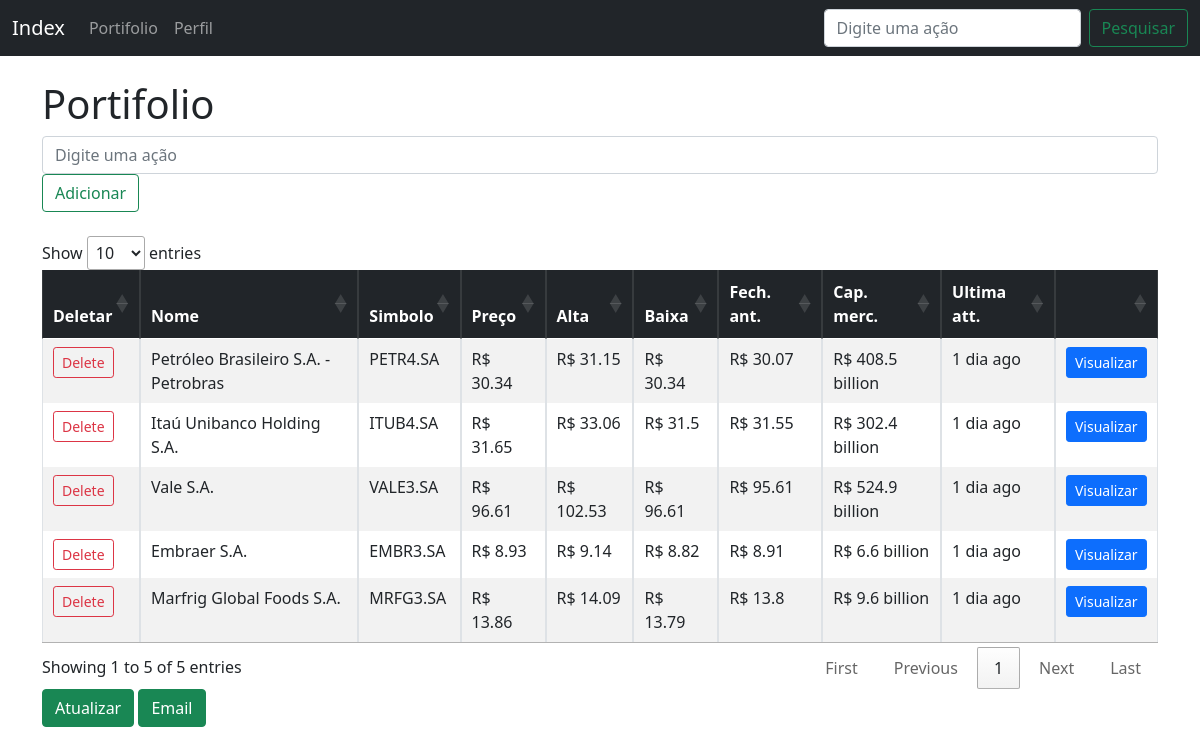
Page /portifolio.html on the committed database.
### cotaAtivos/models.py (models this page shows)
class Salvo(models.Model):
    id = models.PositiveIntegerField(primary_key=True)
    nome = models.CharField(max_length=100)
    simbolo = models.CharField(max_length=10)
    preco = models.FloatField()
    alta = models.FloatField()
    baixa = models.FloatField()
    fechAnt = models.FloatField()
    capMerc = models.FloatField()
    data = models.DateTimeField(auto_now_add=True)

### cotaAtivos/views.py (the view)
# urls.py: path('portifolio.html', views.portifolio, name="portifolio"),
def portifolio(request):
    import requests
    if request.method == 'POST':
        form = AcaoForm(request.POST or None)
        if form.is_valid():
            try:
                simbolo = form.cleaned_data['simbolo'] + ".sa"
                api_request = yf.Ticker(simbolo)
            except Exception as e:
                api_request = 500
            if (api_request != 500):
                acao = form.save(commit=False)
                acao.simbolo = simbolo
                acao.save()
                messages.success(request, ("Adicionado com Sucesso!"))
                atualizar(request)
                return redirect('portifolio')
            else:
                messages.error(request, ("Ação não encontrada."))
                return redirect('portifolio')
        else:
                messages.error(request, ("Ação não encontrada."))
                return redirect('portifolio')
    else:
        acoes = Salvo.objects.all()
        listAcoes = []
        for item in acoes:
            dictAcoes = {}
            dictAcoes["id"] = getattr(item, "id")
            dictAcoes["symbol"] = getattr(item, "simbolo")
            dictAcoes["regularMarketPrice"] = getattr(item, "preco")
            dictAcoes["dayHigh"] = getattr(item, "alta")
            dictAcoes["dayLow"] = getattr(item, "baixa")
            dictAcoes["previousClose"] = getattr(item, "fechAnt")
            dictAcoes["marketCap"] = getattr(item, "capMerc")
            dictAcoes["longName"] = getattr(item, "nome")
            dictAcoes["data"] = getattr(item, "data")
            listAcoes.append(dictAcoes)
        return render(request, 'portifolio.html', {'lista':listAcoes})

### cotaAtivos/templates/portifolio.html (shortened to what this page needs)
{% extends 'base.html' %} {% block content %}
<h1>Portifolio</h1>
<form
	action="{% url 'portifolio' %}"
	class="form-inline my-2 my-lg-0"
	method="POST"
>
	<input
		class="form-control mr-sm-2"
		type="search"
		placeholder="Digite uma ação"
		aria-label="Search"
		name="simbolo"
	/>
	<button class="btn btn-outline-success" type="submit">Adicionar</button>
</form>
<br />
<table id="myTable" class="table table-striped table-bordered table-hover">
	<thead class="table-dark">
		<tr>
			<th scope="col">Deletar</th>
			<th scope="col">Nome</th>
			<th scope="col">Simbolo</th>
			<th scope="col">Preço</th>
			<th scope="col">Alta</th>
			<th scope="col">Baixa</th>
			<th scope="col">Fech. ant.</th>
            <th scope="col">Cap. merc.</th>
			<th scope="col">Ultima att.</th>
			<th scope="col"></th>
		</tr>
	</thead>
	<tbody>
		{% load humanize %} {% for item in lista %}
		<tr>
			<th>
				<a
					href="{% url 'delete' item.id %}"
					type="button"
					class="btn btn-outline-danger btn-sm"
					>Delete</a
				>
			</th>
			<td scope="row">{{ item.longName }}</td>
			<td>{{ item.symbol }}</td>
			<td>R$ {{ item.regularMarketPrice }}</td>
			<td>R$ {{ item.dayHigh }}</td>
			<td>R$ {{ item.dayLow }}</td>
			<td>R$ {{ item.previousClose }}</td>
            <td>R$ {{ item.marketCap|intword }}</td>
			<td>{{ item.data|naturaltime }}</td>
			<td><a
				href="{% url 'acao' item.id %}"
				type="button"
				class="btn btn-primary btn-sm"
				>Visualizar</a
			></td>
		</tr>
		{% endfor %}
	</tbody>
</table>
<a href="{% url 'atualizar' %}" type="button" class="btn btn-success"
	>Atualizar</a>
<a href="{% url 'email' %}" type="button" class="btn btn-success"
	>Email</a>
{% endblock %}

### rows in the picture
Salvo: longName "Petróleo Brasileiro S.A. - Petrobras", symbol "PETR4.SA", regularMarketPrice "30.34", dayHigh "31.15", dayLow "30.34", previousClose "30.07", marketCap "408.5 billion", data "1 dia ago"
Salvo: longName "Itaú Unibanco Holding S.A.", symbol "ITUB4.SA", regularMarketPrice "31.65", dayHigh "33.06", dayLow "31.5", previousClose "31.55", marketCap "302.4 billion", data "1 dia ago"
Salvo: longName "Vale S.A.", symbol "VALE3.SA", regularMarketPrice "96.61", dayHigh "102.53", dayLow "96.61", previousClose "95.61", marketCap "524.9 billion", data "1 dia ago"
Salvo: longName "Embraer S.A.", symbol "EMBR3.SA", regularMarketPrice "8.93", dayHigh "9.14", dayLow "8.82", previousClose "8.91", marketCap "6.6 billion", data "1 dia ago"
Salvo: longName "Marfrig Global Foods S.A.", symbol "MRFG3.SA", regularMarketPrice "13.86", dayHigh "14.09", dayLow "13.79", previousClose "13.8", marketCap "9.6 billion", data "1 dia ago"
